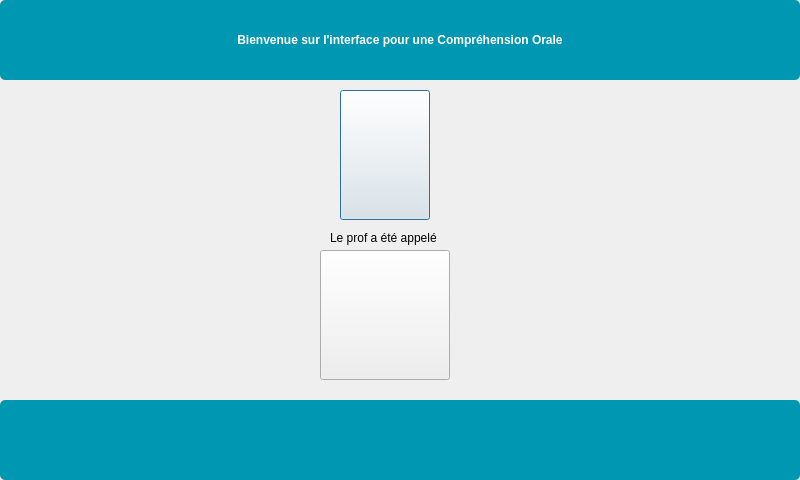
<?xml version="1.0" encoding="UTF-8"?>
<ui version="4.0">
 <class>InterfaceAudioCO</class>
 <widget class="QDialog" name="InterfaceAudioCO">
  <property name="geometry">
   <rect>
    <x>0</x>
    <y>0</y>
    <width>800</width>
    <height>480</height>
   </rect>
  </property>
  <property name="windowTitle">
   <string>Dialog</string>
  </property>
  <widget class="QPushButton" name="pushButtonAppelProf">
   <property name="enabled">
    <bool>true</bool>
   </property>
   <property name="geometry">
    <rect>
     <x>340</x>
     <y>90</y>
     <width>90</width>
     <height>130</height>
    </rect>
   </property>
   <property name="text">
    <string/>
   </property>
   <property name="iconSize">
    <size>
     <width>32</width>
     <height>32</height>
    </size>
   </property>
  </widget>
  <widget class="QPushButton" name="pushButtonSon">
   <property name="enabled">
    <bool>true</bool>
   </property>
   <property name="geometry">
    <rect>
     <x>320</x>
     <y>250</y>
     <width>130</width>
     <height>130</height>
    </rect>
   </property>
   <property name="text">
    <string/>
   </property>
   <property name="iconSize">
    <size>
     <width>32</width>
     <height>32</height>
    </size>
   </property>
  </widget>
  <widget class="QLabel" name="labelAppelProf">
   <property name="enabled">
    <bool>true</bool>
   </property>
   <property name="geometry">
    <rect>
     <x>330</x>
     <y>230</y>
     <width>111</width>
     <height>16</height>
    </rect>
   </property>
   <property name="text">
    <string>Le prof a été appelé</string>
   </property>
  </widget>
  <widget class="QPushButton" name="pushButton_2">
   <property name="geometry">
    <rect>
     <x>0</x>
     <y>0</y>
     <width>800</width>
     <height>80</height>
    </rect>
   </property>
   <property name="styleSheet">
    <string notr="true">QPushButton {
    background-color: rgb(0, 151, 178); /* Fond bleu */
    color: white; /* Texte en blanc */
    border: none; /* Enlever le contour si nécessaire */
    border-radius: 5px; /* Optionnel : coins arrondis */
    font-weight: bold; /* Optionnel : texte en gras */
}</string>
   </property>
   <property name="text">
    <string>Bienvenue sur l'interface pour une Compréhension Orale</string>
   </property>
  </widget>
  <widget class="QPushButton" name="pushButton">
   <property name="geometry">
    <rect>
     <x>0</x>
     <y>400</y>
     <width>800</width>
     <height>80</height>
    </rect>
   </property>
   <property name="styleSheet">
    <string notr="true">QPushButton {
    background-color: rgb(0, 151, 178); /* Fond bleu */
    color: white; /* Texte en blanc */
    border: none; /* Enlever le contour si nécessaire */
    border-radius: 5px; /* Optionnel : coins arrondis */
    font-weight: bold; /* Optionnel : texte en gras */
}</string>
   </property>
   <property name="text">
    <string/>
   </property>
  </widget>
 </widget>
 <resources/>
 <connections/>
</ui>
